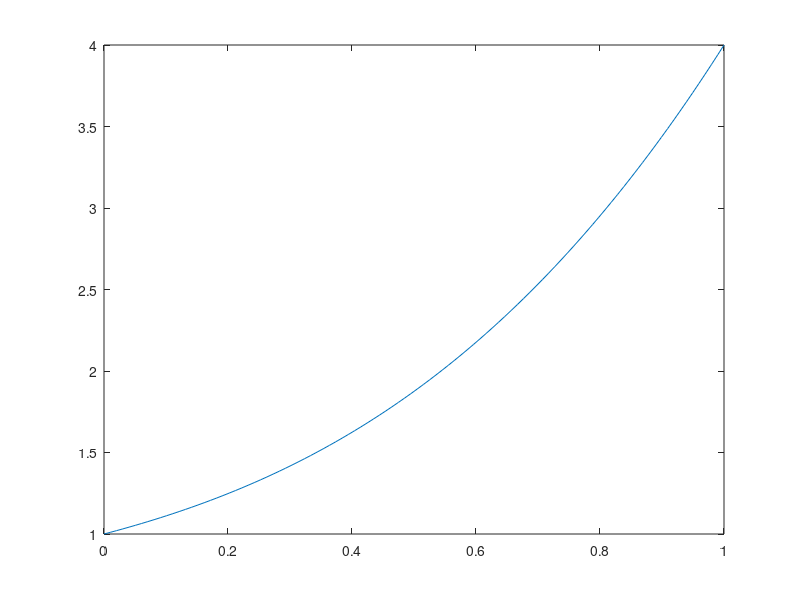

This chart was generated by the following MATLAB code: (Note: this script raises an error after producing the figure.)
clear all; close all; clc;

% we solve du/dt = a(t).u(t) + q(t) with u(t=0)=u0
% a(t) is an arbitrary function of time
% when employing a user-chosen exact solution, u=ue, then this
% automatically sets q(t)= u'-a.u. otherwise, q(t)=0

% end of simulation time
tend=1;
% coefficients for time dependence of exact solution, if selected
coef = [1 1 1 1]; % coef for t^0, t^1, t^2, t^3
a_const=2;
% a(t) choice 0(constant) 1(linear) 2(decay exp) 3(incr exp)
a_type = 0;
% solution type: 0(no mms) 1(linear) 2(quadratic) 3(cubic)
solution_type = 3;
% time_discretization 'Crank-Nicholson' or 'SDIRK33'
time_discretization = 'Crank-Nicholson';
time_discretization = 'SDIRK33';
% sdirk33 constants:
g=0.43586652150845899941601945119356;
A=[g 0 0; ...
    ((1-g)/2) g 0;...
    (-(6*g^2-16*g+1)/4) ((6*g^2-20*g+5)/4) g];
c=sum(A'); b=A(end,:);
% tolerances for odesolvers
rtol = 1e-13; abso = 1e-13;
atol  = abso*ones(length([1]),1);
options = odeset('RelTol',rtol,'AbsTol',atol,'InitialStep',1e-10);

% pick function for a(t)
switch a_type
    case 0 % constant
        a = @(t)(0.*t+a_const);
        dadt = @(t)(0.*t);
    case 1 % linear
        a = @(t)(t);
        dadt = @(t)(0.*t+1.);
    case 2 % decaying exponential
        a = @(t)(exp(-t));
        dadt = @(t)(-exp(-t));
    case 3 % increasing exponential
        a = @(t)(exp(t));
        dadt = @(t)(exp(-t));
    otherwise
        error('unknown type for function a(t)');
end


% pick function for q(t)
switch solution_type
    case 0 % no manufactured solution
        % set q(t)
        q = @(t) (0.*t);
        % impose initial value
        u0 = 1;
        % solve the ODE to get the final time reference value
        [tt,uu]=ode15s(@scalar_ssres,[0 tend],u0,options,a,q);
        % extract reference value
        u_ref = uu(end);
        % plot
        plot(tt,uu); hold all;

    case 1 % u_exact is linear
        exact = @(t)(coef(1)+coef(2)*t);
        dexactdt = @(t)(coef(2));
        % set q(t)
        q = @(t) (dexactdt(t) - a(t)*exact(t));
        % reference value
        u_ref = exact(tend);
        % plot
        tt=linspace(0,tend);
        plot(tt,exact(tt)); hold all;
        % impose initial value
        u0 = exact(0);
        % solve the ODE to get the final time reference value
        [tt,uu]=ode15s(@scalar_ssres,[0 tend],u0,options,a,q);
        % plot
        plot(tt,uu);u_ref-uu(end)

    case 2 % u_exact is quadratic
        exact = @(t)(coef(1)+coef(2)*t+coef(3)*t.^2);
        dexactdt = @(t)(coef(2)+2*coef(3)*t);
        % set q(t)
        q = @(t) (dexactdt(t) - a(t)*exact(t));
        % reference value
        u_ref = exact(tend);
        % plot
        tt=linspace(0,tend);
        plot(tt,exact(tt)); hold all;
        % impose initial value
        u0 = exact(0);
        % solve the ODE to get the final time reference value
        [tt,uu]=ode15s(@scalar_ssres,[0 tend],u0,options,a,q);
        % plot
        plot(tt,uu);u_ref-uu(end)

    case 3 % u_exact is cubic
        exact = @(t)(coef(1)+coef(2)*t+coef(3)*t.^2+coef(4)*t.^3);
        dexactdt = @(t)(coef(2)+2*coef(3)*t+3*coef(4)*t.^2);
        % set q(t)
        q = @(t) (dexactdt(t) - a(t)*exact(t));
        % reference value
        u_ref = exact(tend);
        % plot
        tt=linspace(0,tend);
        plot(tt,exact(tt)); hold all;
        % impose initial value
        u0 = exact(0);
        % solve the ODE to get the final time reference value
        [tt,uu]=ode15s(@scalar_ssres,[0 tend],u0,options,a,q);
        % plot
        plot(tt,uu);u_ref-uu(end)

    otherwise
        error('unknown type for solution');
end

% u_ref = uu(end);

%%% convergence study
n_runs=10;
n_steps = 2.^linspace(1,n_runs,n_runs);

% n_steps=1;

for i_run=1:n_runs

    nbr_steps = n_steps(i_run);
    dt = tend/nbr_steps;

    sol=zeros(nbr_steps+1,1);
    sol(1)=u0;

    for it=1:nbr_steps
        if strcmpi(time_discretization,'Crank-Nicholson')
            time0 = (it-1)*dt;
            time1 = time0 + dt;
            % CN: (unew - uold)/dt = 0.5 ( a(old)u(old)+q(old) + a(new)u(new)+q(new) )
            deno = 1-dt/2*a(time1);
            sol(it+1) = ( sol(it) + dt/2*(scalar_ssres(time0,sol(it),a,q) + q(time1)) )/deno;
        elseif strcmpi(time_discretization,'SDIRK33')
            % Yi = yn + dt sum_j { A_ij f(tj, Yj) }
            time0 = (it-1)*dt;
            % stage 1
            t1 = time0 + c(1)*dt;
            deno = 1 - dt*A(1,1)*a(t1);
            Y1 = ( sol(it) + dt*A(1,1)*q(t1) )/deno;
            % stage 2
            t2 = time0 + c(2)*dt;
            deno = 1 - dt*A(2,2)*a(t2);
            Y2 = ( sol(it) + dt*A(2,1)*scalar_ssres(t1,Y1,a,q) + dt*A(2,2)*q(t2) )/deno;
            % stage 3
            t3 = time0 + c(3)*dt;
            deno = 1 - dt*A(3,3)*a(t3);
            Y3 = ( sol(it) + dt*A(3,1)*scalar_ssres(t1,Y1,a,q) + dt*A(3,2)*scalar_ssres(t2,Y2,a,q) + dt*A(3,3)*q(t3) )/deno;
            % update
            sol(it+1) = Y3;
        else
            error('unknown time discretization');
        end
    end
    plot(linspace(0,tend,nbr_steps+1),sol);
    conv_sol(i_run) = abs(sol(end)-u_ref);
    conv_dt(i_run) = dt;

end

figure(2)
loglog(conv_dt,conv_sol,'+-'); hold all;
% error = C dt^p. Compute C for the smallest dt value
if strcmpi(time_discretization,'Crank-Nicholson')
    porder=2;
elseif strcmpi(time_discretization,'SDIRK33')
    porder=3;
end
C = conv_sol(end)/conv_dt(end)^porder;
loglog(conv_dt,C*conv_dt.^porder);


[conv_dt' conv_sol']